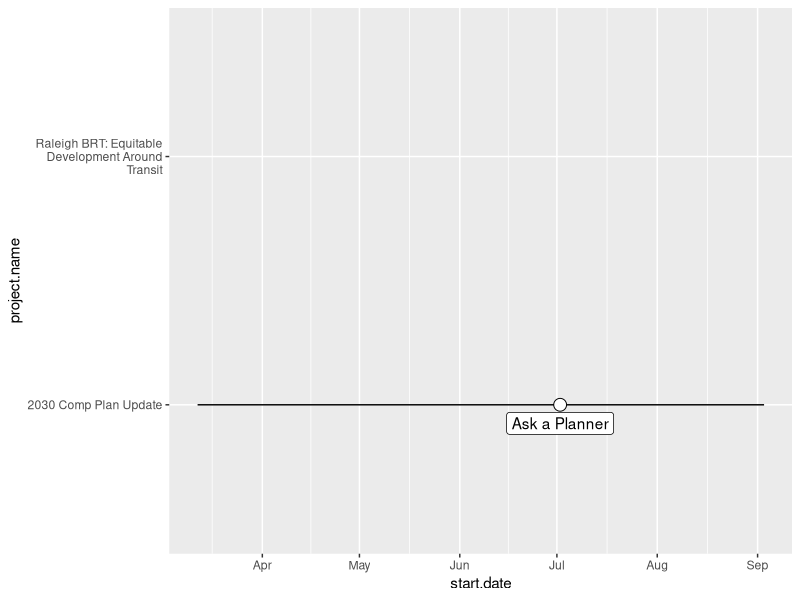

Write R code to recreate this figure.
library("tidyverse")
library("lubridate") 
library("jsonlite")
library("ggrepel")


#vars----
wrap_len <- 25

#functions----
fun_project <- function(project.name, last.updated,
                        project.type = c("citywide", "area plans", "corridor study", "other"), 
                        project.status = c("active", "implementation", "completed"),
                        start.date = NA, end.date = NA, 
                        url = NA) {
  df.out <- data.frame(project.name = project.name, 
                       project.type = project.type, 
                       project.status = project.status,
                       start.date = start.date, 
                       end.date = end.date,
                       last.updated = last.updated,
                       project.url = url, 
                       stringsAsFactors = FALSE)
  return(df.out)
}

fun_event <- function(event.name, project.name,
                      event.loc,
                      event.date, event.url = NA) {
  df.out <- data.frame(event.name = event.name, 
                       project.name = project.name, 
                       event.date = event.date, 
                       event.loc = event.loc,
                       event.url = event.url)
  return(df.out)
}


#data creation----
cityplanning.prj <- rbind(fun_project("2030 Comp Plan Update", 
                                      last.updated = ymd(20190701), 
                                      "citywide", "active", 
                                      start.date = ymd(20190312), 
                                      end.date = ymd(20190903), 
                                      url = NA), 
                          fun_project("Raleigh BRT: Equitable Development Around Transit", 
                                      last.updated = ymd(20190701), 
                                      "citywide", "active", 
                                      start.date = NA, end.date = NA, 
                                      url = NA))
cityplanning.evnt <- rbind(fun_event("Ask a Planner", "2030 Comp Plan Update", 
                                     "RMB 237", ymd(20190702)))

#tidy wrap long text strings
cityplanning.evnt$project.name <- str_wrap(cityplanning.evnt$project.name, width = wrap_len)
cityplanning.prj$project.name  <- str_wrap(cityplanning.prj$project.name, width = wrap_len) 


#plot----
ggplot() + 
  geom_vline(xintercept = Sys.Date(), color = "red")+
  geom_segment(data = cityplanning.prj, 
               aes(x = start.date, xend = end.date, 
                   y = project.name,
                   yend = project.name, 
                   group = project.name)) +
  geom_point(data = cityplanning.evnt, 
             size = 4, shape = 21, fill = "white", 
             aes(x = event.date, 
                 y = project.name)) +
  geom_label_repel(data = cityplanning.evnt, 
                   fill = "white", 
                   min.segment.length = 0, point.padding = unit(0.325, "inches"),
                   arrow = arrow(angle = 20, type = "closed", unit(0.075, "inches")),
                   direction = "y", 
                   aes(x = event.date, 
                       y = project.name, 
                       label = event.name))

# #import city calendar from api----
# #http://data-ral.opendata.arcgis.com/datasets/public-meetings-calendar
# CORcalendar.api <- "https://opendata.arcgis.com/datasets/37d0fd6d45074ebcaf585e186cbab472_0.geojson"
# CORcal.json <- fromJSON(CORcalendar.api)
# 
# #convert to data.frame----
# corcaldf <- CORcal.json[["features"]][["properties"]]
# 
# #tidy datetime events----
# corcaldf$start_date <- ymd_hms(corcaldf$start_date, tz = "America/New_York") 
# corcaldf$end_date   <- ymd_hms(corcaldf$end_date, tz = "America/New_York") 


